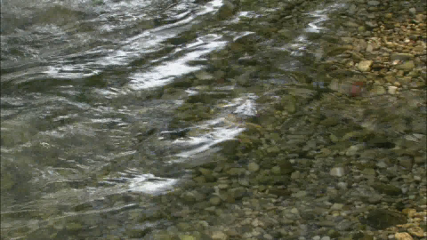
//> input picture Misc/lab2/example 2/test reults/rippling _water_320x240.png, 427 x 240 px
$ ./cvcode '../../lab2/example 2/test reults/rippling _water_320x240.png' 3 3   (built with g++ and OpenCV 4)
//> lines starting //> are read from the running program, lines starting //| are printed output that depends on the picture
#include "opencv2/highgui/highgui.hpp"
#include "opencv2/imgproc/imgproc.hpp"
#include <iostream>
#include <stdio.h>
#include <stdlib.h>

#include <sys/types.h>
#include <sys/stat.h>
#include <unistd.h>

using namespace cv;
using namespace std;

struct stat st = {0};

/// Global variables
char* source_window = "Source image";
char* warp_window = "Warp";
char* file_name;
char* file_path;
//char* file_dir; //= "./frames/";

int main ( int argc, char** argv)
{


Mat src, warp_dst;
int warp_d, rot_d, i,j;
src = imread( argv[1],1);
//> src is the input picture: 240 rows x 427 cols, CV_8UC3; mean B, G, R 75.8, 93.2, 91.8
file_path = argv[1];
file_name = strndup(file_path+12,16);
//> file_name = "xample 2/test re"
printf("\nThe name of the file is : %s", file_name);
//| The name of the file is : xample 2/test re
warp_d = atoi(argv[2]);
//> warp_d = 3
rot_d = atoi(argv[3]);
//> rot_d = 3

printf("\nThe Warp degree is %d",warp_d);
//| The Warp degree is 3
printf("\nThe Rotation degree is %d\n",rot_d);
//| The Rotation degree is 3

Point2f src_quad[4];
Point2f dst_quad[4];

//definig a 1X4 matrix {x,y,z,1} for vectors to be provided to the warp fucnction
Mat rot_mat( 1, 4, CV_32FC1 );
Mat warp_mat( 1, 4, CV_32FC1 );

//setting the destination image coordinates
warp_dst = Mat::zeros( src.rows, src.cols, src.type() );

i=warp_d;
//> i = 3


//creating a directory
if (stat("./final_frames", &st) == -1) {
    mkdir("./final_frames", 0700);
}

//defining the source image coordinates
src_quad[0] = Point2f( 0,0 );
src_quad[1] = Point2f( src.cols - 1, 0 );
src_quad[2] = Point2f( 0, src.rows - 1 );
src_quad[3] = Point2f( src.cols - 1, src.rows - 1 );

//defining the destination image coordinates
dst_quad[0] = Point2f( i, 0 );
//> dst_quad = 4 Points (x, y): [3, 0], [0, 0], [0, 0], [0, 0]
dst_quad[1] = Point2f( src.cols-(i+1), 0 );
//> dst_quad = 4 Points (x, y): [3, 0], [423, 0], [0, 0], [0, 0]
dst_quad[2] = Point2f( i, src.rows-1 );
//> dst_quad = 4 Points (x, y): [3, 0], [423, 0], [3, 239], [0, 0]
dst_quad[3] = Point2f( src.cols-(i+1), src.rows-1 );
//> dst_quad = 4 Points (x, y): [3, 0], [423, 0], [3, 239], [423, 239]

/// Get the Affine Transform
warp_mat = getPerspectiveTransform( src_quad, dst_quad );
//> warp_mat = [[0.986, 0, 3], [0, 1, 0], [-2.79e-19, 0, 1]]

/// Apply the Affine Transform just found to the src image
warpPerspective(src, warp_dst, warp_mat, warp_dst.size());
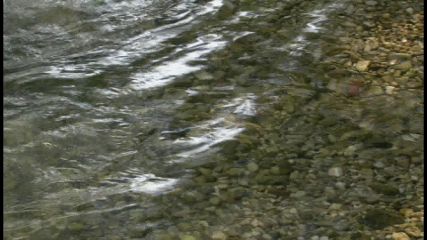
//> warp_dst: 240 rows x 427 cols, CV_8UC3; mean B, G, R 74.8, 91.9, 90.5


// [5 lines of commented-out code are left out]

j = chdir("./final_frames/");
if (j==0)
printf("SUCESS changeing DIR\n");
else
printf("FAILED changing DIR\n");
//> (the run ends here: the program stops with an error, at `imwrite(file_name, warp_dst);`)
